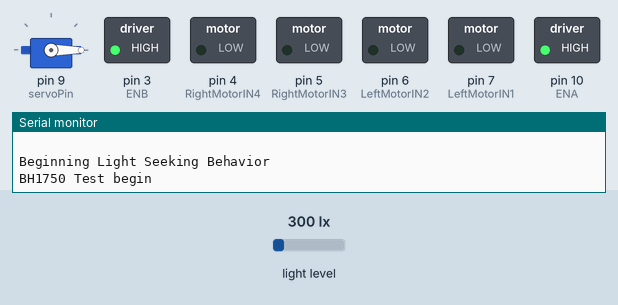
Simulated run of this sketch. Board: Arduino Uno, built with avr-gcc and run on an emulated ATmega328P. Parts: servo, switched loads named in the sketch (green lamp = pin HIGH), the last lines printed to the serial monitor. The test bench sets the inputs (shaded band); at power-on: light level 300 lx.

Above: at 0.05 s.
At 3.25 s:
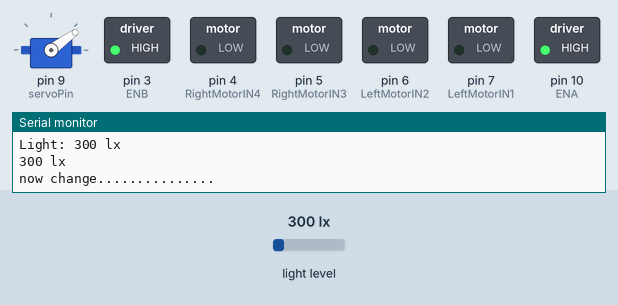
At 6.5 s:
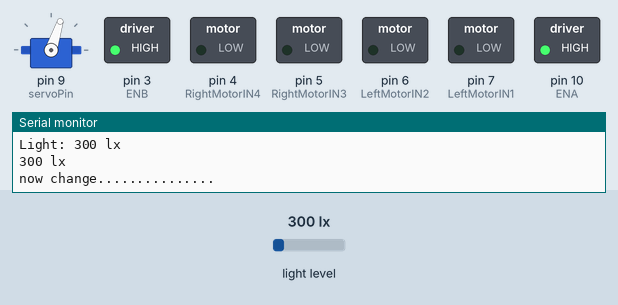
At 13.0 s:
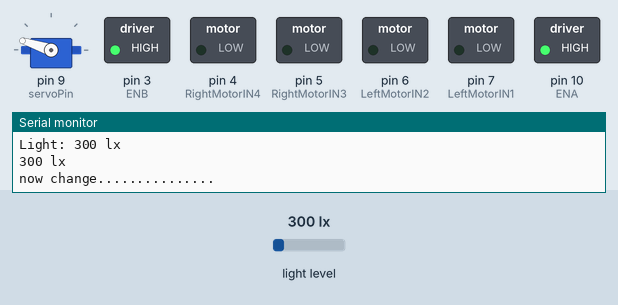
Timing chart, 0 to 16.9 s (numbered marks = the images above):
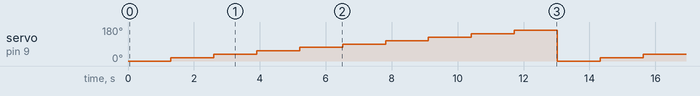

The sketch:

move.ino
```cpp
// (licence header left out)
#include <Wire.h>
#include <BH1750.h>
#include <Servo.h>


BH1750 lightMeter;

int i = 0;
int flag; // 0 -> front , 1 -> left

// Create a servo object
Servo Servo1;
// Declare the Servo pin
int servoPin = 9;


const int RightMotorIN3 = 5;    // This pin is used to enable or disable the Right motor. Connected to the base of an NPN transistor.
const int RightMotorIN4 = 4;    // This pin is used to enable or disable the Right motor. Connected to the base of an NPN transistor.
const int LeftMotorIN1 = 7;     // This pin is used to enable or disable the Left motor. Connected to the base of an NPN transistor.
const int LeftMotorIN2 = 6;     // This pin is used to enable or disable the Left motor. Connected to the base of an NPN transistor.

const int FrontSensor = 11;
const int BackSensor = 8 ;


const int ENA = 10;
const int ENB = 3;


// Variable definitions
int degreeMax;
int maxLX;
int SensorDifference;   // This value is used to determine the difference between the Left and Right

// the setup() method runs once when the program is run. When the
// Arduino is reset, the setup() will be executed once again.

void setup()   {

  analogWrite(ENA, 255);
  analogWrite(ENB, 255);


  pinMode(LeftMotorIN1, OUTPUT);      // Defines this pin as an output. The Arduino will write values to this pin.
  pinMode(LeftMotorIN2, OUTPUT);      // Defines this pin as an output. The Arduino will write values to this pin.
  pinMode(RightMotorIN3, OUTPUT);     // Defines this pin as an output. The Arduino will write values to this pin.
  pinMode(RightMotorIN4, OUTPUT);     // Defines this pin as an output. The Arduino will write values to this pin.


  //for bh1750
  pinMode(FrontSensor, OUTPUT);   // gy-front
  pinMode(BackSensor, OUTPUT);   // gy-back

  // We need to attach the servo to the used pin number
  Servo1.attach(servoPin);

  pinMode(FrontSensor, INPUT);      // Defines this pin as an input.  The Arduino will read values from this pin.
  pinMode(BackSensor, INPUT);     // Defines this pin as an input.  The Arduino will read values from this pin.

  Serial.begin(9600);              // Enables a serial connection through the Arduino to either USB or UART (pins 0&1). Note that the baud rate is set to 9600
  Serial.println(" \nBeginning Light Seeking Behavior");   // Placed at the very end of void Setup() so that it is runs once, right before the void Loop()

  Serial.println(F("BH1750 Test begin"));

  // Initialize the I2C bus (BH1750 library doesn't do this automatically)
   Wire.begin();
  // On esp8266 you can select SCL and SDA pins using Wire.begin(D4, D3);
  //Wire.begin(D4, D3);
  //Uno, Ethernet  A4 (SDA), A5 (SCL)

  lightMeter.begin();


}

// the loop() method runs over and over again,
// as long as the Arduino has power

void loop()    {
    maxLX = 0 ;
   for(int j = 0 ; j < 10 ; j++)
   {
      Servo1.write(j*18);
      delay(100);

      digitalWrite(FrontSensor, LOW);       // sets the digital_out_3 on -> front
      digitalWrite(BackSensor, HIGH);       // sets the digital_out_5 off -> back
       uint16_t luxb = lightMeter.readLightLevel();
       delay(200);

      digitalWrite(FrontSensor, HIGH);       // sets the digital_out_3 on -> front
      digitalWrite(BackSensor, LOW);       // sets the digital_out_5 off -> back
      uint16_t luxf = lightMeter.readLightLevel();
      Serial.print("Light: ");
      Serial.print(luxf);
      Serial.println(" lx");
      Serial.print(luxb);
      Serial.println(" lx");
      Serial.println("now change...............");
      if(luxb > maxLX)
      {
        maxLX = luxb;
        degreeMax = j*18;
        flag = 1;

      }
      if(luxf > maxLX)
      {
        maxLX = luxf;
        degreeMax = j*18;
        flag = 0;

      }
      delay(1000);
   }
   if ( flag == 1 )
   {
    degreeMax = degreeMax + 180;
   }
  // This section of the sketch is what actually interperets the data and then runs the motors accordingly.

  if (degreeMax >= 90 &&  degreeMax <180 ) {    // This is interpreted as if the Left sensor reads more light than the Right Sensor, Do this:
    digitalWrite(RightMotorIN3, HIGH);                              // This is used to turn Left. Notice the
    digitalWrite(RightMotorIN4, LOW);

    digitalWrite(LeftMotorIN1, LOW);                                // opposite motor runs to turn Left.
    digitalWrite(LeftMotorIN2, HIGH);


    Serial.println("Left");                                      // This prints Left when the robot would actually turn Left.
  }

  if (degreeMax <90) {    // This is interpreted as if the Left sensor reads less light than the Right Sensor, Do this:
    digitalWrite(RightMotorIN3, LOW);                               // This is used to turn Right. Notice the
    digitalWrite(RightMotorIN4, HIGH);
    digitalWrite(LeftMotorIN1, HIGH);                               // opposite motor runs to turn Right.
    digitalWrite(LeftMotorIN2, LOW);
    Serial.println("Right");                                     // This prints Right when the robot would actually turn Right.
  }

  else if (degreeMax == 90 ) {                                // This is interpreted as if the difference between the two sensors is under 125 (Experiment to suit our sensors), Do this:
    digitalWrite(RightMotorIN3, HIGH);
    digitalWrite(RightMotorIN4, LOW);      // This is used to go straight. Notice
    digitalWrite(LeftMotorIN1, HIGH);
     digitalWrite(LeftMotorIN2, LOW);  // both motors are enabled to go forward.
    Serial.println("Forward");                                   // This prints Forward when the robot would actually go forward.
  }
  Serial.print("\n");
}
```

Measured:
- by itself, servo on pin 9 (servoPin): repeats every 13.0 s: 36° 1.3 s, 54° 1.3 s, 72° 1.3 s, 90° 1.3 s, 108° 1.3 s, 126° 1.3 s, 144° 1.3 s, 162° 1.3 s, 0° 1.3 s, 18° 1.3 s
